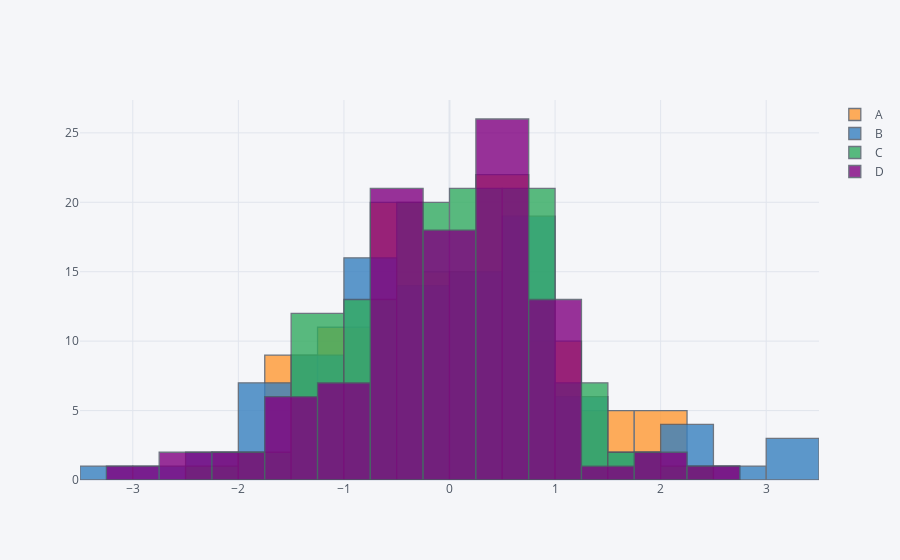

The code cell stored with this chart in its notebook:
### Code cell
df.iplot(kind="hist",bins=15)
